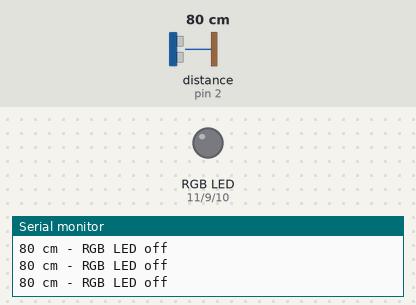
The sketch below on a simulated Arduino Uno, built with avr-gcc and run on an emulated ATmega328P. On the bench: an RGB LED mixed from three pins (HIGH = lit), the last lines printed to the serial monitor. Wiring (inferred from the names in the program): ultrasonic range finder: trigger pin 3; echo pin 2. The inputs (shaded band) are chosen by the test bench; at power-on: distance to the obstacle (sensor on pin 2) 80 cm. The echo pulse lasts 58.3 µs per cm; pins used as bus, display or sensor lines are not drawn.

Above: at 1.2 s.
1.3 s: distance to the obstacle (sensor on pin 2) set to 56 cm
2.8 s: distance to the obstacle (sensor on pin 2) set to 45 cm
At 4.2 s:
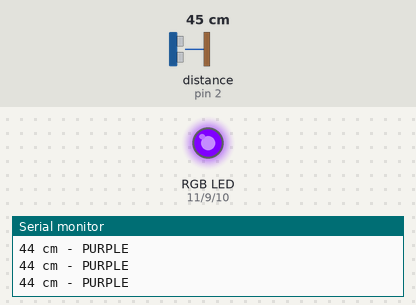
4.5 s: distance to the obstacle (sensor on pin 2) set to 2 cm
At 4.9 s:
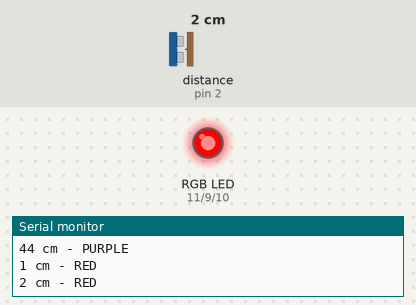
6.0 s: distance to the obstacle (sensor on pin 2) set to 9 cm
7.5 s: distance to the obstacle (sensor on pin 2) set to 12 cm
At 8.7 s:
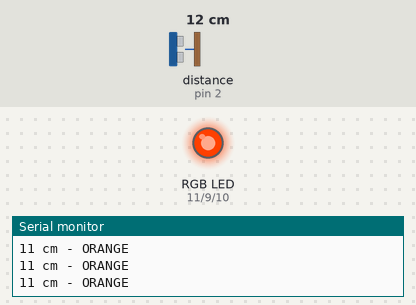
9.0 s: distance to the obstacle (sensor on pin 2) set to 18 cm
10.5 s: distance to the obstacle (sensor on pin 2) set to 23 cm
At 11.7 s:
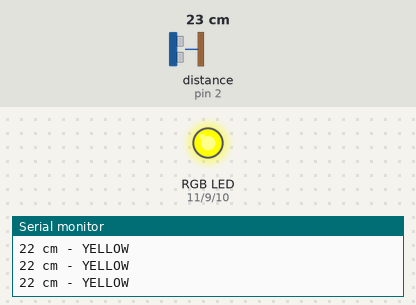
Timing chart, 0 to 13.0 s (numbered marks = the images above; inputs shaded):
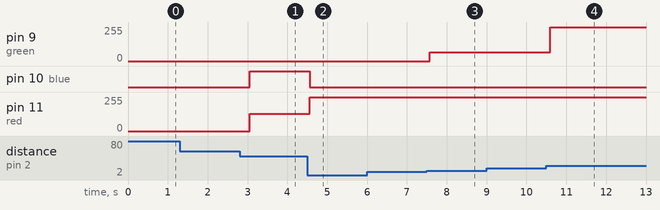

The sketch:

5_ultrasonic_rgb_led.ino
```cpp
// 2015312229 Yoseob Kim
const int trig = 3;
const int echo = 2;
const int red = 11;
const int blue = 10;
const int green = 9;
void setup(){
  Serial.begin(9600);
  pinMode(trig, OUTPUT);
  pinMode(echo, INPUT);
}

void loop(){
  int duration, cm;

  digitalWrite(trig, HIGH);
  delayMicroseconds(10);
  digitalWrite(trig, LOW);

  duration = pulseIn(2, HIGH);
  cm = ms2cm(duration);

  Serial.print(String(cm)+" cm");

  if(cm >= 0 && cm < 10){ // red #ff0000
    analogWrite(red, 255);
    analogWrite(green, 0);
    analogWrite(blue, 0);
    Serial.println(" - RED");
  }
  else if(cm >= 10 && cm < 20){ // orange #ff4000
    analogWrite(red, 255);
    analogWrite(green, 64);
    analogWrite(blue, 0);
    Serial.println(" - ORANGE");
  }
  else if(cm >= 20 && cm < 30){ // yellow #ffff00
    analogWrite(red, 255);
    analogWrite(green, 255);
    analogWrite(blue, 0);
    Serial.println(" - YELLOW");
  }
  else if(cm >= 30 && cm < 40){ // green #00ff00
    analogWrite(red, 0);
    analogWrite(green, 255);
    analogWrite(blue, 0);
    Serial.println(" - GREEN");
  }
  else if(cm >= 40 && cm < 50){ // purple #8000ff
    analogWrite(red, 128);
    analogWrite(green, 0);
    analogWrite(blue, 255);
    Serial.println(" - PURPLE");
  }
  else { // RGB LED off
    analogWrite(red, 0);
    analogWrite(green, 0);
    analogWrite(blue, 0);
    Serial.println(" - RGB LED off");
  }

  delay(300);
}

int ms2cm(int ms){
  return ms / 29 / 2;
}
```

Measured:
- the behaviour switches between 51 and 50 cm on distance to the obstacle (sensor on pin 2) (found by bisection; images 0 and 1)
- the behaviour switches between 10 and 11 cm on distance to the obstacle (sensor on pin 2) (found by bisection; images 2 and 3)
- the behaviour switches between 20 and 21 cm on distance to the obstacle (sensor on pin 2) (found by bisection; images 3 and 4)
- after the input at 2.8 s, pin 10 (blue): LOW → HIGH after 0.25 s; pin 11 (red): 0/255 → 128/255 after 0.25 s
- after the input at 4.5 s, pin 10 (blue): HIGH → LOW after 0.07 s; pin 11 (red): 128/255 → 255/255 after 0.07 s
- after the input at 7.5 s, pin 9 (green): 0/255 → 64/255 after 0.08 s
- after the input at 10.5 s, pin 9 (green): 64/255 → 255/255 after 0.09 s
